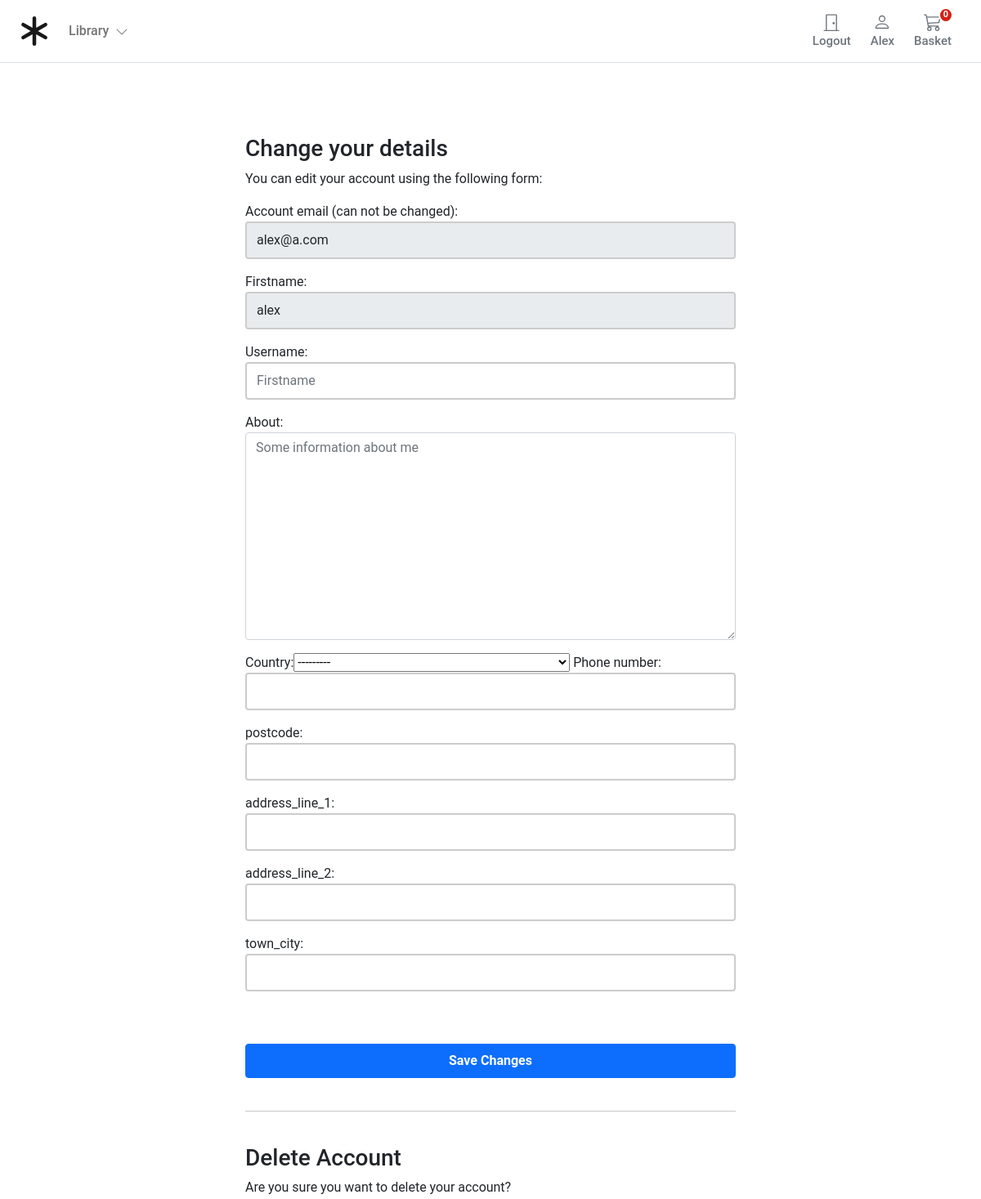
/account/profile/edit/ (signed in, upper part), run on an earlier commit of the app's database.
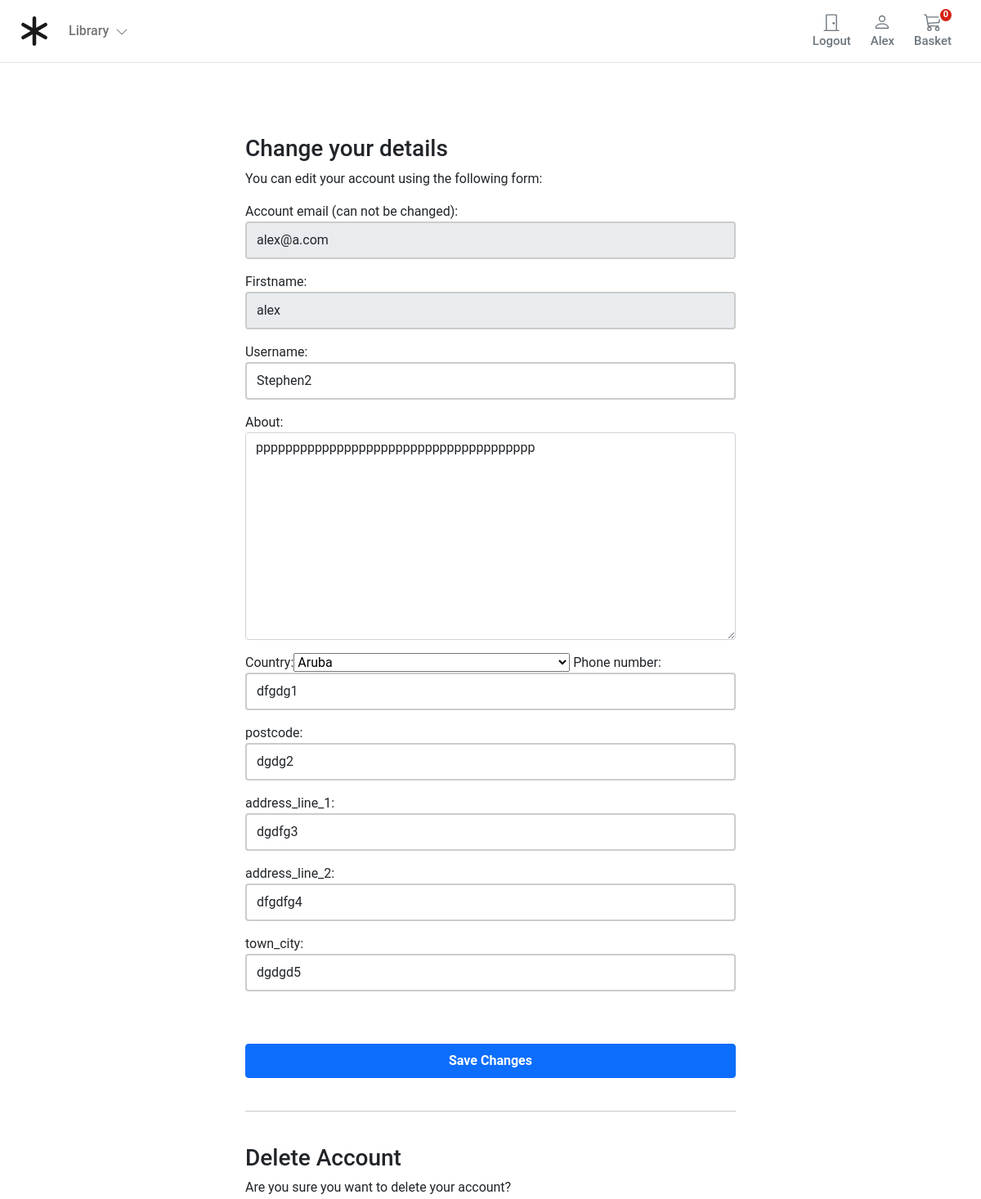
And on a later commit of the database.
### account/models.py (models this page shows, shortened)
class UserBase(AbstractBaseUser, PermissionsMixin):
    email = models.EmailField(_('email address'), unique=True)
    user_name = models.CharField(max_length=150, unique=True)
    first_name = models.CharField(max_length=150, blank=True)
    about = models.TextField(_('about'), max_length=500, blank=True)
    country = CountryField()
    phone_number = models.CharField(max_length=15, blank=True)
    postcode = models.CharField(max_length=12, blank=True)
    address_line_1 = models.CharField(max_length=150, blank=True)
    address_line_2 = models.CharField(max_length=150, blank=True)
    town_city = models.CharField(max_length=150, blank=True)
    is_active = models.BooleanField(default=False)
    is_staff = models.BooleanField(default=False)
    created = models.DateTimeField(auto_now_add=True)
    updated = models.DateTimeField(auto_now=True)
    objects = CustomAccountManager()
    USERNAME_FIELD = 'email'
    REQUIRED_FIELDS = ['user_name']
    class Meta:
        verbose_name = "Accounts"
        verbose_name_plural = "Accounts"

### account/views.py (the view)
# urls.py: path('profile/edit/', views.edit_details, name='edit_details'),
@login_required
def edit_details(request):
    if request.method == 'POST':
        user_form = UserEditForm(instance=request.user, data=request.POST)
        if user_form.is_valid():
            user_form.save()
    else:
        user_form = UserEditForm(instance=request.user)
    return render(request, 'account/user/edit_details.html', {'user_form': user_form})

### basket/basket.py (called while the page is built)
    def __len__(self):
        return sum(item['qty'] for item in self.basket.values())

### basket/context_processors.py (called while the page is built)
def basket(request):
    return {'basket': Basket(request)}

### store/context_processors.py (called while the page is built)
def categories(request):
    return {
        'categories': Category.objects.all()
    }

### store/models.py (called while the page is built)
    def get_absolute_url(self):
        return reverse('store:category_list', args=[self.slug])

### templates/account/user/edit_details.html (shortened to what this page needs)
{% extends "../../store/base.html" %}
{% block content %}
<div class="container-fluid">
    <div class="row no-gutter">
        <div class="col-md-12">
            <div class="login d-flex align-items-center py-5">
                <div class="container">
                    <div class="row">
                        <div class="col-12 col-lg-7  mx-auto">
                <form class="account-form px-4 pt-4" method="post" enctype="multipart/form-data">
                    {% if user_form.is_valid %}
                        <div class="alert alert-primary" role="alert">
                            Details are successfully updated!
                        </div>
                        <p class="small text-center pt-0">
                            <a href="{% url 'account:dashboard' %}">Back to Dashboard</a>
                        </p>
                    {%else%}
                        <h3>Change your details</h3>
                        <p>You can edit your account using the following form:</p>
                    {% endif %}
                    {{user_form.as_table}}
                    <button class="btn btn-primary btn-block py-2 mb-4 mt-5 fw-bold w-100" type="submit"
                        value="Save changes">Save Changes</button>
                    <hr class="mb-3">
                </form>
                     <form class="account-form px-4" action="{% url 'account:delete_user' %}" method="post">
                        <p class=" h3 pt-4 font-weight-bold">Delete Account</p>
                        <p>Are you sure you want to delete your account?</p>
                    </form>
                        </div>
                    </div>
                </div>
            </div>
        </div>
    </div>
</div>
{% endblock %}

### templates/store/base.html (shortened to what this page needs)
{% load static %}
<!DOCTYPE html>
<html>
<head>
    <link href="https://cdn.jsdelivr.net/npm/bootstrap@5.0.0-beta1/dist/css/bootstrap.min.css" rel="stylesheet"
>
    <link rel="stylesheet" href="{% static 'core/css/base.css' %}">
    <link rel="stylesheet" href="{% static 'basket/css/basket.css' %}">
</head>
<body>
    <header class="pb-3">
        <nav class="navbar navbar-expand-md navbar-light bg-white border-bottom">
            <div class="container-fluid px-md-4">
                <div class="d-flex w-100 navbar-collapse">
                    <a class="navbar-brand d-flex-inline" href="/">
                    </a>
                    <ul class="navbar-nav me-auto mb-2 mb-md-0">
                        <li class="nav-item dropdown">
                            <a class="nav-link dropdown-toggle d-none d-md-block fw500" href="#" id="navbarDropdown"
                                role="button" data-bs-toggle="dropdown" aria-expanded="false">
                                Library
                                <i class="ps-1"><svg xmlns="http://www.w3.org/2000/svg" width="16" height="16"
                                        fill="currentColor" class="bi bi-chevron-down" viewBox="0 0 16 16">
                                        <path fill-rule="evenodd"
                                            d="M1.646 4.646a.5.5 0 0 1 .708 0L8 10.293l5.646-5.647a.5.5 0 0 1 .708.708l-6 6a.5.5 0 0 1-.708 0l-6-6a.5.5 0 0 1 0-.708z" />
                                    </svg></i>
                            </a>
                        </li>
                    </ul>
                    {% if user.is_authenticated %}
                    <a type="button" role="button" href="{% url 'account:logout' %}"
                        class="btn btn-outline-secondary border-0 basket-btn">
                        <div>
                            <svg xmlns="http://www.w3.org/2000/svg" width="22" height="22" fill="currentColor"
                                class="bi bi-door-closed" viewBox="0 0 16 16">
                                <path
                                    d="M3 2a1 1 0 0 1 1-1h8a1 1 0 0 1 1 1v13h1.5a.5.5 0 0 1 0 1h-13a.5.5 0 0 1 0-1H3V2zm1 13h8V2H4v13z" />
                                <path d="M9 9a1 1 0 1 0 2 0 1 1 0 0 0-2 0z" />
                            </svg>
                        </div>
                        <span class="fs15 fw500">Logout</span>
                    </a>
                    {% endif %}
                    <a type="button" role="button" href="{% url 'account:dashboard' %}"
                        class="btn btn-outline-secondary border-0 basket-btn">
                        <div>
                        </div>
                        <span class="fs15 fw500">
                            {% if user.is_authenticated %}
                            {{ user.user_name|title }}
                            {% else %} Account {% endif %}  </span> </a>
                    <a type="button" role="button" href="{% url "basket:basket_summary" %}"
                        class="btn btn-outline-secondary border-0 basket-btn">
                        {% with total_qty=basket|length %}
                        <div id="basket-qty" class="basket-qty">
                            {% if total_qty > 0 %}
                            {{ total_qty }}
                            {% else %}
                            0
                            {% endif %}
                        </div>
                        {% endwith %}
                        <div>
                        </div>
                        <span class="fs15 fw500">Basket</span>
                    </a>
                </div>
            </div>
        </nav>
    </header>
    <div id="content">{% block content %} {% endblock %}</div>
</body>
</html>

What changed in the data, as far as the page shows it:
changed UserBase "Alex": first_name (not shown) → "Stephen2"; about (not shown) → "pppppppppppppppppppppppppppppppppppppp"; country "---------" → "Aruba"; phone_number (not shown) → "dfgdg1"; postcode (not shown) → "dgdg2"; address_line_1 (not shown) → "dgdfg3"; address_line_2 (not shown) → "dfgdfg4"; town_city (not shown) → "dgdgd5"
